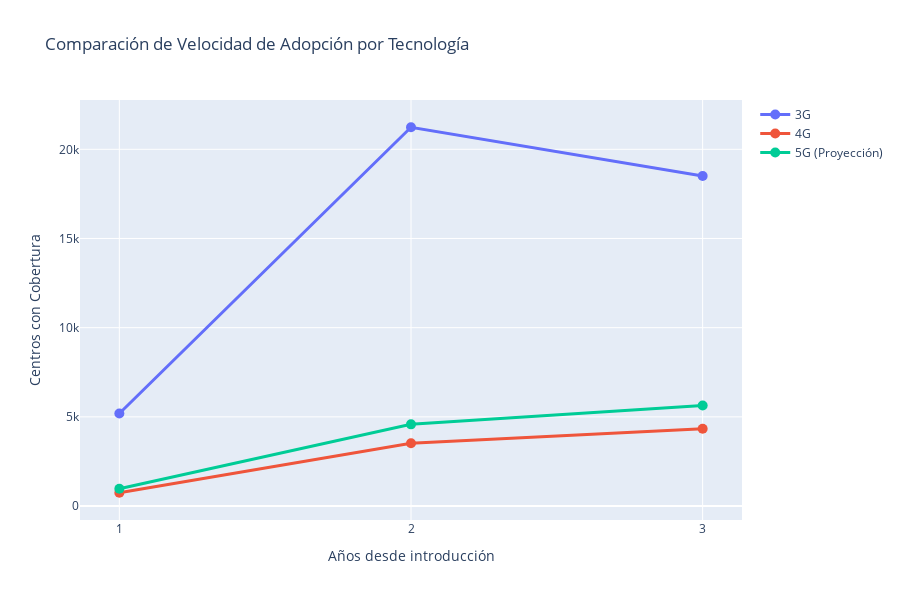

Source (notebook cell):
### Markdown cell above
## Comparación de Velocidades de Adopción

### Code cell
techs_comp = pd.DataFrame({
    'Tecnología': ['3G', '4G', '5G (Proyección)'],
    'Año_1': [
        df_tech[df_tech['Centros_3G'] > 0].iloc[0]['Centros_3G'],
        df_tech[df_tech['Centros_4G'] > 0].iloc[0]['Centros_4G'],
        df_pred_5g.iloc[0]['Centros_5G_predicho']
    ],
    'Año_2': [
        df_tech[df_tech['Centros_3G'] > 0].iloc[1]['Centros_3G'] if len(df_tech[df_tech['Centros_3G'] > 0]) > 1 else None,
        df_tech[df_tech['Centros_4G'] > 0].iloc[1]['Centros_4G'] if len(df_tech[df_tech['Centros_4G'] > 0]) > 1 else None,
        df_pred_5g.iloc[1]['Centros_5G_predicho']
    ],
    'Año_3': [
        df_tech[df_tech['Centros_3G'] > 0].iloc[2]['Centros_3G'] if len(df_tech[df_tech['Centros_3G'] > 0]) > 2 else None,
        df_tech[df_tech['Centros_4G'] > 0].iloc[2]['Centros_4G'] if len(df_tech[df_tech['Centros_4G'] > 0]) > 2 else None,
        df_pred_5g.iloc[2]['Centros_5G_predicho']
    ]
})

fig = go.Figure()

for tech in techs_comp['Tecnología']:
    row = techs_comp[techs_comp['Tecnología'] == tech].iloc[0]
    valores = [row['Año_1'], row['Año_2'], row['Año_3']]
    
    fig.add_trace(go.Scatter(
        x=[1, 2, 3],
        y=valores,
        mode='lines+markers',
        name=tech,
        line=dict(width=3),
        marker=dict(size=10)
    ))

fig.update_layout(
    title='Comparación de Velocidad de Adopción por Tecnología',
    xaxis_title='Años desde introducción',
    yaxis_title='Centros con Cobertura',
    height=600,
    xaxis=dict(tickmode='linear', tick0=1, dtick=1)
)

fig.write_html('graficos/comparacion_velocidad_adopcion.html')
fig.show()

print("\nComparación de adopción (primeros 3 años):")
print(techs_comp)

### Figure 1 — Plotly figure (JSON) as saved in the notebook; plotly's stock layout.template omitted (floating-point values rounded to 4 significant figures)
{"data": [{"line": {"width": 3}, "marker": {"size": 10}, "mode": "lines+markers", "name": "3G", "type": "scatter", "x": [1, 2, 3], "y": [5190, 21236, 18504]}, {"line": {"width": 3}, "marker": {"size": 10}, "mode": "lines+markers", "name": "4G", "type": "scatter", "x": [1, 2, 3], "y": [745, 3523, 4337]}, {"line": {"width": 3}, "marker": {"size": 10}, "mode": "lines+markers", "name": "5G (Proyección)", "type": "scatter", "x": [1, 2, 3], "y": [968, 4580, 5638]}], "layout": {"height": 600, "title": {"text": "Comparación de Velocidad de Adopción por Tecnología"}, "xaxis": {"dtick": 1, "tick0": 1, "tickmode": "linear", "title": {"text": "Años desde introducción"}}, "yaxis": {"title": {"text": "Centros con Cobertura"}}}}
